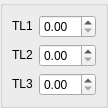
<ui version="4.0" >
 <class>DlgRef_3Spin_QTD</class>
 <widget class="QWidget" name="DlgRef_3Spin_QTD" >
  <property name="geometry" >
   <rect>
    <x>0</x>
    <y>0</y>
    <width>100</width>
    <height>91</height>
   </rect>
  </property>
  <property name="windowTitle" >
   <string/>
  </property>
  <layout class="QGridLayout" >
   <property name="leftMargin" >
    <number>0</number>
   </property>
   <property name="topMargin" >
    <number>0</number>
   </property>
   <property name="rightMargin" >
    <number>0</number>
   </property>
   <property name="bottomMargin" >
    <number>0</number>
   </property>
   <property name="horizontalSpacing" >
    <number>0</number>
   </property>
   <property name="verticalSpacing" >
    <number>0</number>
   </property>
   <item row="0" column="0" >
    <widget class="QGroupBox" name="GroupBox1" >
     <property name="title" >
      <string/>
     </property>
     <layout class="QGridLayout" >
      <property name="leftMargin" >
       <number>9</number>
      </property>
      <property name="topMargin" >
       <number>9</number>
      </property>
      <property name="rightMargin" >
       <number>9</number>
      </property>
      <property name="bottomMargin" >
       <number>9</number>
      </property>
      <property name="horizontalSpacing" >
       <number>6</number>
      </property>
      <property name="verticalSpacing" >
       <number>6</number>
      </property>
      <item row="2" column="1" >
       <widget class="SalomeApp_DoubleSpinBox" name="SpinBox_DZ" />
      </item>
      <item row="1" column="1" >
       <widget class="SalomeApp_DoubleSpinBox" name="SpinBox_DY" />
      </item>
      <item row="0" column="1" >
       <widget class="SalomeApp_DoubleSpinBox" name="SpinBox_DX" />
      </item>
      <item row="1" column="0" >
       <widget class="QLabel" name="TextLabel2" >
        <property name="sizePolicy" >
         <sizepolicy vsizetype="Fixed" hsizetype="Fixed" >
          <horstretch>0</horstretch>
          <verstretch>0</verstretch>
         </sizepolicy>
        </property>
        <property name="text" >
         <string>TL2</string>
        </property>
        <property name="wordWrap" >
         <bool>false</bool>
        </property>
       </widget>
      </item>
      <item row="0" column="0" >
       <widget class="QLabel" name="TextLabel1" >
        <property name="sizePolicy" >
         <sizepolicy vsizetype="Fixed" hsizetype="Fixed" >
          <horstretch>0</horstretch>
          <verstretch>0</verstretch>
         </sizepolicy>
        </property>
        <property name="text" >
         <string>TL1</string>
        </property>
        <property name="wordWrap" >
         <bool>false</bool>
        </property>
       </widget>
      </item>
      <item row="2" column="0" >
       <widget class="QLabel" name="TextLabel3" >
        <property name="sizePolicy" >
         <sizepolicy vsizetype="Fixed" hsizetype="Fixed" >
          <horstretch>0</horstretch>
          <verstretch>0</verstretch>
         </sizepolicy>
        </property>
        <property name="text" >
         <string>TL3</string>
        </property>
        <property name="wordWrap" >
         <bool>false</bool>
        </property>
       </widget>
      </item>
     </layout>
    </widget>
   </item>
  </layout>
 </widget>
 <layoutdefault spacing="6" margin="11" />
 <pixmapfunction>qPixmapFromMimeSource</pixmapfunction>
 <customwidgets>
  <customwidget>
   <class>SalomeApp_DoubleSpinBox</class>
   <extends>QDoubleSpinBox</extends>
   <header location="global" >SalomeApp_DoubleSpinBox.h</header>
  </customwidget>
 </customwidgets>
 <tabstops>
  <tabstop>SpinBox_DX</tabstop>
  <tabstop>SpinBox_DY</tabstop>
  <tabstop>SpinBox_DZ</tabstop>
 </tabstops>
 <resources/>
 <connections/>
</ui>
